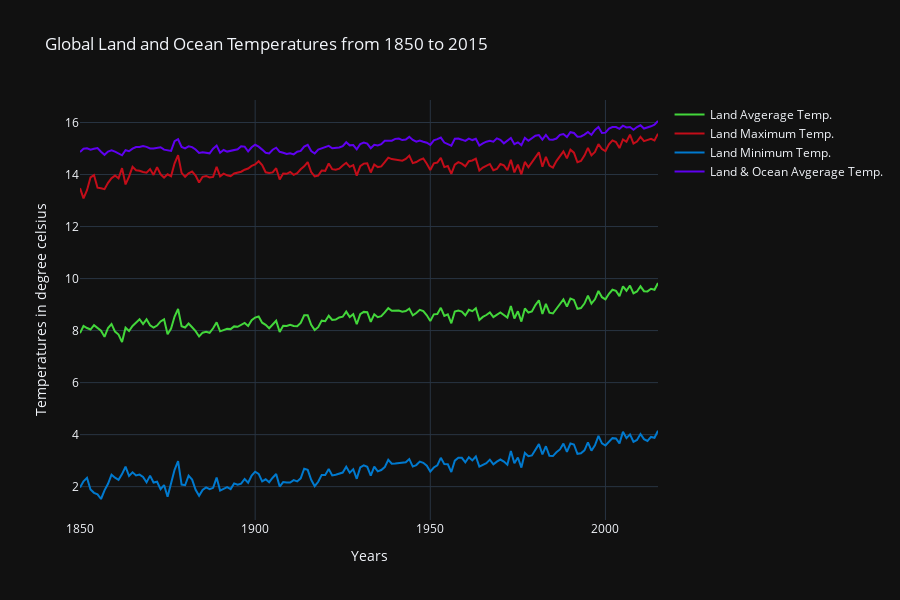

Notebook cell for this chart:
### Markdown cell above
<b> Human activity is changing the climate in unprecedented and sometimes irreversible ways.</b> <br>
<br>
Climate is the average weather in a region over many years. Climate change is the shift in those average conditions. The Earth is now in a period of rapid climate change, with global temperatures rising because of human activities, such as the burning of fossil fuels, GHG emissions and Deforestation <br>

It is unequivocal that human influence has warmed the atmosphere, ocean and land. Widespread and rapid changes in the atmosphere, ocean, cryosphere and biosphere have occurred.<br>

The scale of recent changes across the climate system as a whole and the present state
of many aspects of the climate system are unprecedented over many centuries to many
thousands of years.<br>

Human-induced climate change is already affecting many weather and climate extremes in
every region across the globe. Evidence of observed changes in extremes such as
heatwaves, heavy precipitation, droughts, and tropical cyclones, and, in particular, their
attribution to human influence.<br>
    
If climate change is not dealt with it might lead to extreme weather events, melting of polar ice caps, sea level rise and increased rise in natural disasters. And more recently mentioned, as global temperatures have increased by 1.5 degree celsius, this might make the permafrost susceptible to fall out leading to catostrophical rise in the level of methane further accelerating th process of climate change.<br>


In this notebook, i'll be exploring and analysing different datasets based on this topic and visualising climate change and it's causing factors.

### Code cell
gt_cou=pd.read_csv("GlobalLandTemperaturesByCountry.csv")
gt_cou.dropna(axis = 0, inplace = True)
gt_cou['Date'] = pd.to_datetime(gt_cou.dt)
gt_cou.set_index(gt_cou['Date'], inplace=True, drop=True)
del gt_cou['dt']

gt=pd.read_csv("GlobalTemperatures.csv")
gt.dropna(axis = 0, inplace = True)
gt['Date'] = pd.to_datetime(gt.dt)
gt.set_index(gt['Date'], inplace=True, drop=True)

Year_Temp = gt.groupby(gt['Date'].dt.year)['LandAverageTemperature','LandMaxTemperature',
                                                           'LandMinTemperature','LandAndOceanAverageTemperature'].mean().reset_index()
Year_Temp.rename(columns = {'Date':'Year'}, inplace = True)
fig = go.Figure()
for template in ["plotly_dark"]:
    fig.add_trace(go.Scatter(x=Year_Temp.Year, y=Year_Temp.LandAverageTemperature,
                        mode='lines',
                        name='Land Avgerage Temp.',
                        marker_color='#43D73B'))
    fig.add_trace(go.Scatter(x=Year_Temp.Year, y=Year_Temp.LandMaxTemperature,
                        mode='lines',
                        name='Land Maximum Temp.',
                        marker_color='#C30D19'))
    fig.add_trace(go.Scatter(x=Year_Temp.Year, y=Year_Temp.LandMinTemperature,
                        mode='lines',
                        name='Land Minimum Temp.',
                        marker_color='#0079CE'))

    fig.add_trace(go.Scatter(x=Year_Temp.Year, y=Year_Temp.LandAndOceanAverageTemperature,
                        mode='lines',
                        name='Land & Ocean Avgerage Temp.',
                        marker_color='#5F00F0'))
    fig.update_layout(
        height=600,
        xaxis_title="Years",
        yaxis_title='Temperatures in degree celsius',
        title_text='Global Land and Ocean Temperatures from 1850 to 2015')
    fig.update_layout(showlegend=True, template=template)
fig.show()

hide_toggle()

### Figure 1 — Plotly figure (JSON) as saved in the notebook; plotly's stock layout.template omitted (floating-point values rounded to 4 significant figures; data arrays with more than 128 entries replaced by an {"elided": "..."} marker saying what was removed)
{"data": [{"marker": {"color": "#43D73B"}, "mode": "lines", "name": "Land Avgerage Temp.", "type": "scatter", "x": {"elided": "166 int values"}, "y": {"elided": "166 float values"}}, {"marker": {"color": "#C30D19"}, "mode": "lines", "name": "Land Maximum Temp.", "type": "scatter", "x": {"elided": "166 int values"}, "y": {"elided": "166 float values"}}, {"marker": {"color": "#0079CE"}, "mode": "lines", "name": "Land Minimum Temp.", "type": "scatter", "x": {"elided": "166 int values"}, "y": {"elided": "166 float values"}}, {"marker": {"color": "#5F00F0"}, "mode": "lines", "name": "Land & Ocean Avgerage Temp.", "type": "scatter", "x": {"elided": "166 int values"}, "y": {"elided": "166 float values"}}], "layout": {"height": 600, "showlegend": true, "title": {"text": "Global Land and Ocean Temperatures from 1850 to 2015"}, "xaxis": {"title": {"text": "Years"}}, "yaxis": {"title": {"text": "Temperatures in degree celsius"}}}}
